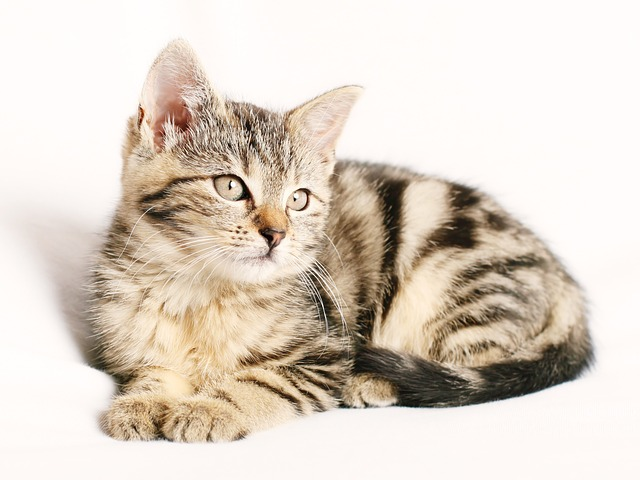
#> input picture image.jpg, 640 x 480 px, found by its file name
$ jupyter execute tp1_ex2_colab.ipynb   (shell and % lines are left out)
#> lines starting #> are read from the running program, lines starting #| are printed output that depends on the picture; after the words box and inside, x2 and y2 are one past the last pixel; in counts of white or black regions, pixels touching at a corner belong together
# Exercice 2 : Filtrage, Histogramme & Contours
## TP1 — Vision par Ordinateur

---

**Objectifs :**
1. Appliquer un filtre gaussien pour réduire le bruit
2. Calculer et afficher l'histogramme d'une image
3. Détecter les contours avec l'algorithme de Canny

---

## Étape 1 — Installation

[cell 1]
import cv2
import matplotlib.pyplot as plt
import numpy as np

print("Prêt !")

## Étape 2 — Charger une image

[cell 2]
# Télécharger une image
import urllib.request

url = "https://ultralytics.com/images/bus.jpg"
urllib.request.urlretrieve(url, "image.jpg")
#> (this line was passed over: the network is not available in this run)

# Lire l'image avec OpenCV
img = cv2.imread("image.jpg")
#> img is the input picture: shape (480, 640, 3); mean B, G, R 199, 210.7, 221.7

# Convertir en niveaux de gris
gray = cv2.cvtColor(img, cv2.COLOR_BGR2GRAY)
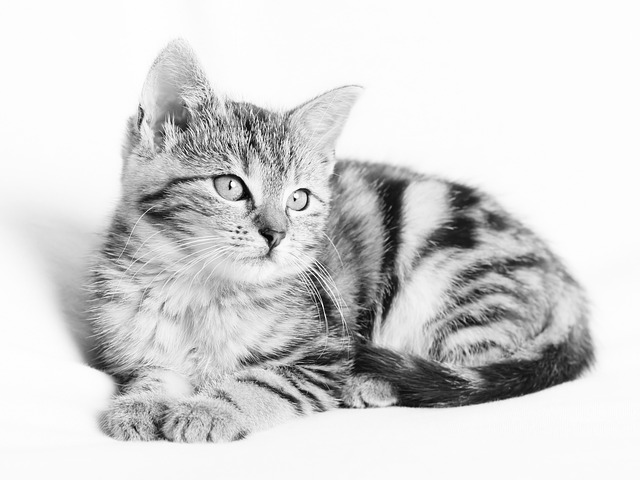
#> gray: shape (480, 640); min 1, max 255, mean 212.7

# Afficher l'image en gris
plt.figure(figsize=(8, 6))
plt.imshow(gray, cmap='gray')
plt.axis('off')
plt.title('Image en niveaux de gris')
plt.show()

---
## Étape 3 — Filtrage gaussien

Le filtre gaussien lisse l'image en réduisant le bruit.

**Comment ?** Chaque pixel devient la moyenne pondérée de ses voisins (noyau gaussien).

**Paramètre :** `(5, 5)` = taille du noyau. Plus c'est grand, plus c'est flou.

[cell 3]
# Appliquer le filtre gaussien
blur = cv2.GaussianBlur(gray, (5, 5), 0)

# Comparer l'original et le flou
fig, axes = plt.subplots(1, 2, figsize=(14, 6))

axes[0].imshow(gray, cmap='gray')
axes[0].set_title('Original', fontsize=14)
axes[0].axis('off')

axes[1].imshow(blur, cmap='gray')
axes[1].set_title('Filtre gaussien (5x5)', fontsize=14)
axes[1].axis('off')

plt.tight_layout()
plt.show()
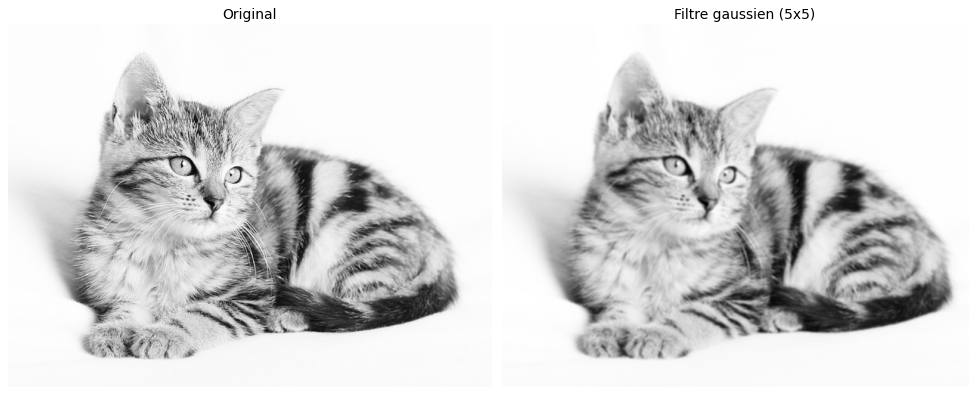
#> figure drawn by matplotlib, 2 panels

## Étape 4 — Histogramme

L'histogramme montre la distribution des valeurs de pixels :
- **Gauche (0)** = pixels sombres
- **Droite (255)** = pixels clairs

C'est utile pour analyser le contraste et la luminosité.

[cell 4]
# Calculer et afficher l'histogramme
plt.figure(figsize=(10, 5))
plt.hist(gray.ravel(), 256, [0, 256])
plt.title('Histogramme des niveaux de gris', fontsize=14)
plt.xlabel('Valeur de pixel')
plt.ylabel('Nombre de pixels')
plt.grid(True, alpha=0.3)
plt.show()
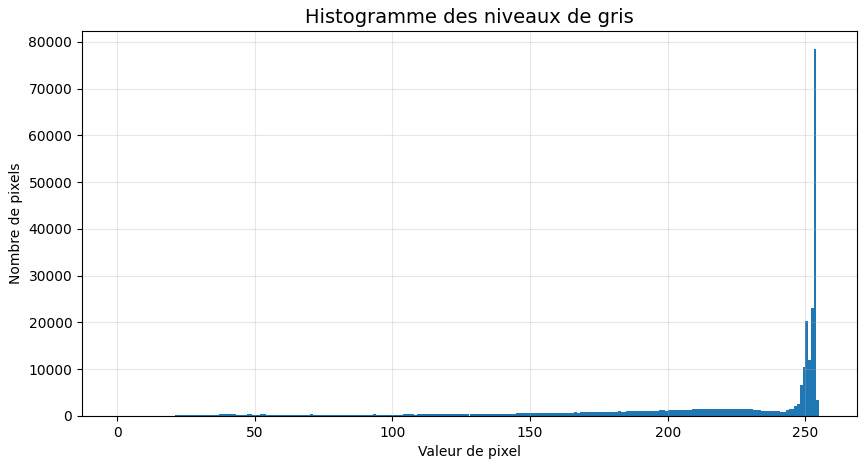
#> figure drawn by matplotlib, 1 panel; tallest bar 78410 high, from x = 253 to 254

---
## Étape 5 — Détection de contours (Canny)

L'algorithme de Canny détecte les contours dans une image.

**Comment ça marche ?**
1. L'image est d'abord lissée avec un filtre gaussien
2. On calcule les changements d'intensité (les gradients)
3. On garde uniquement les points où le changement est fort

**Paramètres :** `seuil_bas` et `seuil_haut`
- Seuil bas : les contours faibles sont ignorés
- Seuil haut : les contours forts sont gardés

[cell 5]
# Appliquer Canny sur l'image en gris
edges = cv2.Canny(gray, 100, 200)
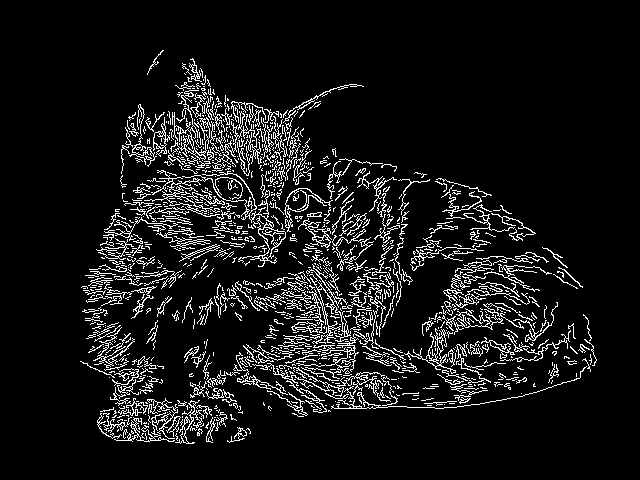
#> edges: shape (480, 640); 8.7% white in thin lines or dots, all inside (x1, y1, x2, y2) = (80, 50, 597, 444)

# Comparer les 3 images
fig, axes = plt.subplots(1, 3, figsize=(18, 5))

axes[0].imshow(gray, cmap='gray')
axes[0].set_title('Original en gris', fontsize=14)
axes[0].axis('off')

axes[1].imshow(blur, cmap='gray')
axes[1].set_title('Après filtre gaussien', fontsize=14)
axes[1].axis('off')

axes[2].imshow(edges, cmap='gray')
axes[2].set_title('Contours Canny (100, 200)', fontsize=14)
axes[2].axis('off')

plt.tight_layout()
plt.show()

## Étape 6 — Comparaison complète

Affichons toutes les étapes côte à côte : couleur, gris, flou, contours, histogramme.

[cell 6]
fig, axes = plt.subplots(2, 2, figsize=(16, 12))

# Image couleur
axes[0, 0].imshow(cv2.cvtColor(img, cv2.COLOR_BGR2RGB))
axes[0, 0].set_title('Couleur', fontsize=14)
axes[0, 0].axis('off')

# Niveaux de gris
axes[0, 1].imshow(gray, cmap='gray')
axes[0, 1].set_title('Gris', fontsize=14)
axes[0, 1].axis('off')

# Filtre gaussien
axes[1, 0].imshow(blur, cmap='gray')
axes[1, 0].set_title('Gaussien (5x5)', fontsize=14)
axes[1, 0].axis('off')

# Contours Canny
axes[1, 1].imshow(edges, cmap='gray')
axes[1, 1].set_title('Contours Canny', fontsize=14)
axes[1, 1].axis('off')

plt.tight_layout()
plt.show()
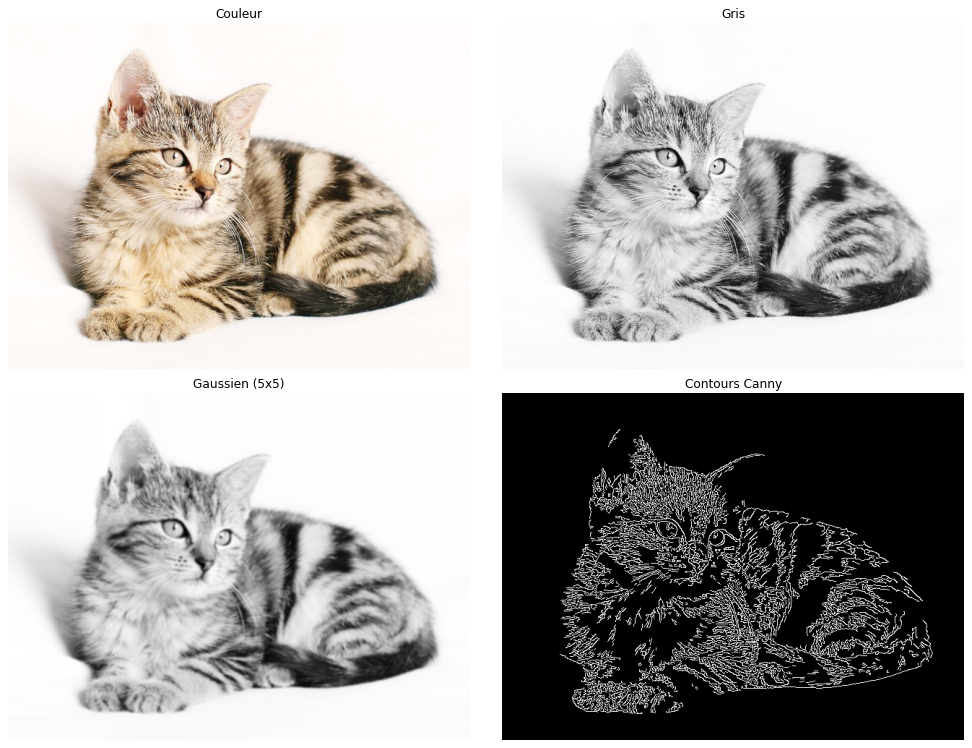
#> figure drawn by matplotlib, 4 panels
